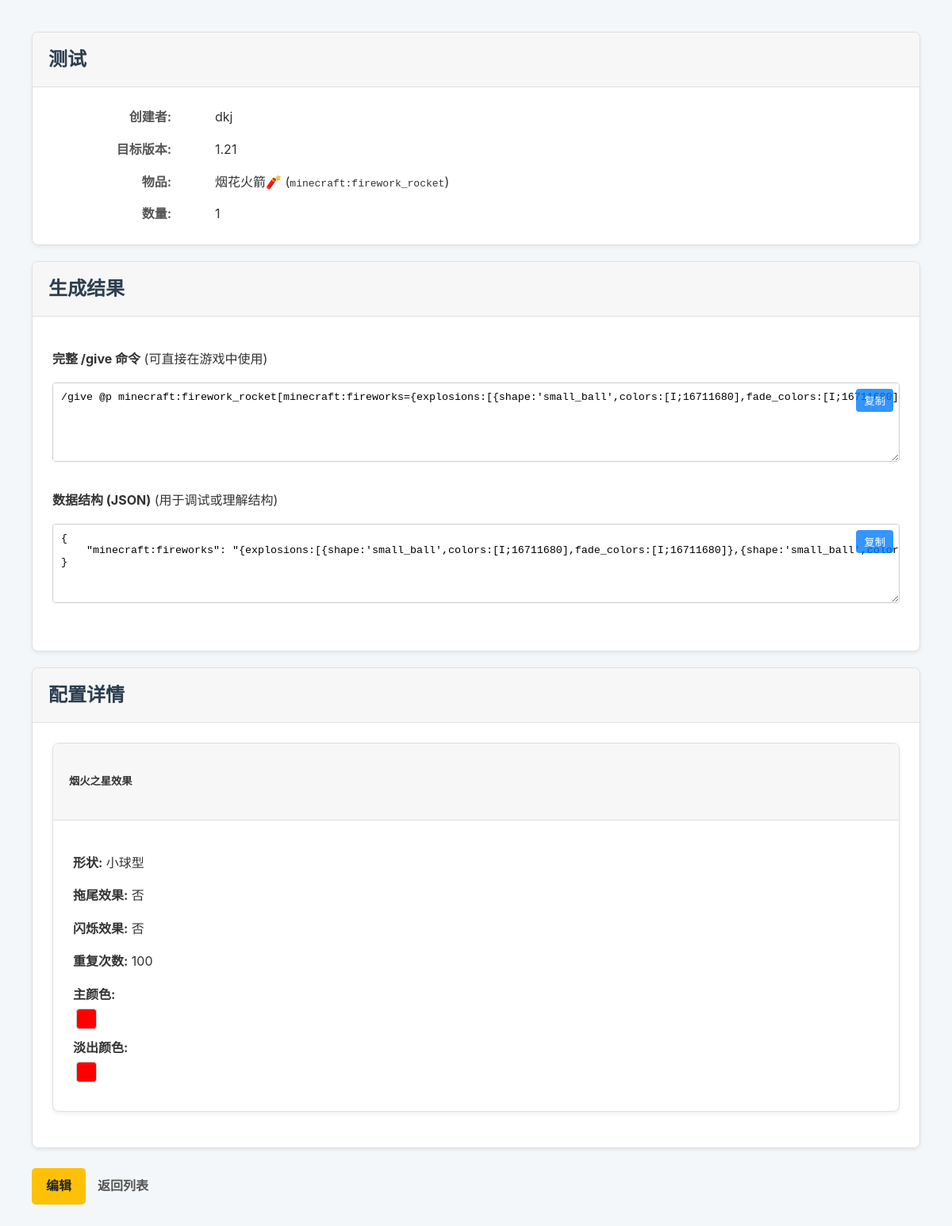
Page /MC_command/9/ (signed in) on the committed database.
### MC_command/models.py (models this page shows, shortened)
class GeneratedCommand(models.Model):
    user = models.ForeignKey(User, on_delete=models.CASCADE, related_name="commands")
    title = models.CharField(max_length=100, help_text="为这个命令配置起一个名字，方便查找")
    target_version = models.ForeignKey(MinecraftVersion, on_delete=models.PROTECT, help_text="命令生成的目标 Minecraft 版本")
    material = models.ForeignKey(Material, on_delete=models.PROTECT, null=True, blank=True, help_text="物品的材质")
    item_type = models.ForeignKey(ItemType, on_delete=models.PROTECT, null=True, blank=True, help_text="物品的基础类型")
    custom_name = models.CharField(max_length=255, blank=True, null=True, help_text="物品在游戏中的自定义名称 (支持JSON文本)")
    lore = models.TextField(blank=True, null=True, help_text="物品的描述文字 (支持JSON文本), 每行用 \\n 分隔")
    count = models.PositiveIntegerField(default=1)
    created_at = models.DateTimeField(auto_now_add=True)
    updated_at = models.DateTimeField(auto_now=True)
    @property
    def item_name(self):
        material_dn = self.material.display_name if self.material else ""
        type_dn = self.item_type.display_name if self.item_type else ""
        if material_dn and type_dn:
            return f"{material_dn} {type_dn}"
        return material_dn or type_dn
    @property
    def item_id(self):
        material_sn = self.material.system_name if self.material else ""
        type_sn = self.item_type.system_name if self.item_type else ""
        base_id = ""
        if material_sn and type_sn:
            base_id = f"{material_sn}_{type_sn}"
        else:
            base_id = material_sn or type_sn
        return f"minecraft:{base_id}" if base_id else ""
    class Meta:
        verbose_name = "物品配置"
        verbose_name_plural = "<0>完整物品配置"

class MinecraftVersion(models.Model):
    version_number = models.CharField(max_length=20, unique=True, help_text="例如 '1.20.1' 或 '1.21.4'")
    ordering_id = models.PositiveIntegerField(unique=True, help_text="用于排序和比较的版本整数ID, 例如 12001 代表 1.20.1")
    class Meta:
        ordering = ['ordering_id']
        verbose_name = "版本"
        verbose_name_plural = "<1>版本"

class ItemType(models.Model):
    system_name = models.CharField(max_length=50, unique=True, help_text="系统内部名称, e.g., 'sword'",
        null=True,  # 允许数据库中的值为 NULL
        blank=True  # 允许在表单中该字段为空
    )
    display_name = models.CharField(
        max_length=50,
        help_text="用于显示的名称, e.g., '剑'",
        null=True,  # 允许数据库中的值为 NULL
        blank=True  # 允许在表单中该字段为空
    )
    function_type = models.CharField(
        max_length=50, help_text="物品的功能分类",
        choices=[
            ('all', '普通物品'),
            ('spawn_egg', '生成蛋'),
            ('potion', '药水(箭/食物)'),
            ('written_book', '成书'),
            ('firework', '烟花火箭'),
        ],default='all', verbose_name="功能类型"
    )
    class Meta:
        verbose_name = "物品类型"
        verbose_name_plural = "<🗡>物品类型"
        ordering = ['display_name']

class AppliedFireworkExplosion(models.Model):
    SHAPE_CHOICES = [
        ('0', '小球型'), ('1', '大球型'), ('2', '星型'),
        ('3', '苦力怕脸型'), ('4', '爆裂型'), ('random', '随机形状')
    ]
    command = models.ForeignKey(
        GeneratedCommand,
        on_delete=models.CASCADE,
        related_name='firework_explosions' # 这个名称必须与 COMPONENT_REGISTRY 中的键匹配
    )
    shape = models.CharField(max_length=10, choices=SHAPE_CHOICES, default='0', verbose_name="爆炸形状")
    colors = models.CharField(max_length=200, default='[]', verbose_name="颜色", help_text='JSON 格式的颜色值列表, e.g., [16711680, 16776960] for red, yellow. Use "random" for random colors.')
    fade_colors = models.CharField(max_length=200, blank=True, default='[]', verbose_name="淡出颜色", help_text='效果消失时渐变到的颜色 (JSON 列表或 "random")')
    has_trail = models.BooleanField(default=False, verbose_name="有拖尾效果")
    has_twinkle = models.BooleanField(default=False, verbose_name="有闪烁效果")
    repeat_count = models.PositiveSmallIntegerField(default=1, verbose_name="重复次数", help_text="此爆炸效果重复多少次")
    def get_colors_list(self):
        if self.colors and self.colors != 'random':
            try:
                return json.loads(self.colors)
            except json.JSONDecodeError:
                return []
        return []
    def get_fade_colors_list(self):
        if self.fade_colors and self.fade_colors != 'random':
            try:
                return json.loads(self.fade_colors)
            except json.JSONDecodeError:
                return []
        return []
    class Meta:
        verbose_name = "烟火爆炸效果"
        verbose_name_plural = "烟火爆炸效果"

### MC_command/views.py (the view)
# urls.py: path("<int:command_id>/", views.detail, name="detail"),
@login_required
def detail(request, command_id):
    command_obj = get_object_or_404(GeneratedCommand, pk=command_id, user=request.user)
    command_context = _generate_command_context(command_obj)
    context = {
        'command': command_obj,
        'give_command_string': command_context['give_command'],
        'data_structure_json': command_context['data_json'],
    }
    return render(request, 'MC_command/detail.html', context)

### MC_command/views.py (called while the page is built)
def _generate_command_context(command: GeneratedCommand) -> dict:
    target_version_id = command.target_version.ordering_id
    base_item_id = command.item_id
    if target_version_id >= 12005: # Minecraft 1.20.5+
        data_structure = _build_component_structure(command)
        data_string = ",".join([f"{key}={value}" for key, value in data_structure.items()])
        give_command = f"/give @p {base_item_id}[{data_string}] {command.count}"
    else: # Older versions
        data_structure = _build_nbt_tag_structure(command)
        data_string = json.dumps(data_structure, separators=(',', ':')) if data_structure else ''
        give_command = f"/give @p {base_item_id}{data_string} {command.count}"
    return {
        'give_command': give_command,
        'data_json': json.dumps(data_structure, indent=4, ensure_ascii=False),
    }

def _build_component_structure(command: GeneratedCommand) -> dict:
    components = {}
    if command.custom_name:
        components['minecraft:custom_name'] = json.dumps(command.custom_name, ensure_ascii=False)
    if command.lore:
        lore_lines = [json.dumps(line, ensure_ascii=False) for line in command.lore.splitlines() if line.strip()]
        if lore_lines:
            components['minecraft:lore'] = f'[{",".join(lore_lines)}]'
    for prefix, config in COMPONENT_REGISTRY.items():
        related_manager = getattr(command, prefix)
        if related_manager.exists():
            component_part = config['generate_component'](related_manager)
            components.update(component_part)
    return components

### MC_command/templates/MC_command/detail.html (shortened to what this page needs)
{% extends 'MC_command/base.html' %}
{% block content %}
    <div class="card">
        <div class="card-header">
            <h1>{{ command.title }}</h1>
        </div>
        <div class="card-body">
            <div class="details-grid">
                <dt>创建者:</dt> <dd>{{ command.user.username }}</dd>
                <dt>目标版本:</dt> <dd>{{ command.target_version.version_number }}</dd>
                <dt>物品:</dt> <dd>{{ command.item_name }} (<code>{{ command.item_id }}</code>)</dd>
                <dt>数量:</dt> <dd>{{ command.count }}</dd>
            </div>
        </div>
    </div>
    <div class="card">
        <div class="card-header">
            <h2>生成结果</h2>
        </div>
        <div class="card-body">
            <p><strong>完整 /give 命令</strong> (可直接在游戏中使用)</p>
            <div class="textarea-container">
                <textarea id="give-command" readonly>{{ give_command_string }}</textarea>
                <button class="copy-btn" onclick="copyToClipboard('give-command')">复制</button>
            </div>
            <p><strong>数据结构 (JSON)</strong> (用于调试或理解结构)</p>
            <div class="textarea-container">
                <textarea id="data-json" readonly>{{ data_structure_json }}</textarea>
                <button class="copy-btn" onclick="copyToClipboard('data-json')">复制</button>
            </div>
        </div>
    </div>
    <div class="card">
        <div class="card-header">
            <h2>配置详情</h2>
        </div>
        <div class="card-body">
            {% if command.firework_explosions.all %}
            <div class="card mb-4">
                <div class="card-header">
                    <h5>烟火之星效果</h5>
                </div>
                <div class="card-body">
                    {% for explosion in command.firework_explosions.all %}
                    <div class="mb-3 p-2 border rounded">
                        <p class="mb-1"><strong>形状:</strong> {{ explosion.get_shape_display }}</p>
                        <p class="mb-1"><strong>拖尾效果:</strong> {{ explosion.has_trail|yesno:"是,否" }}</p>
                        <p class="mb-1"><strong>闪烁效果:</strong> {{ explosion.has_twinkle|yesno:"是,否" }}</p>
                        <p class="mb-1"><strong>重复次数:</strong> {{ explosion.repeat_count }}</p>
                        {% if explosion.colors != "[]" and explosion.colors != "" and explosion.colors != 'random' %}
                        <div class="mb-1">
                            <strong>主颜色:</strong>
                            <div class="d-flex flex-wrap">
                                {% for color in explosion.get_colors_list %}
                                    <div class="color-box" style="background-color: #{{ color|stringformat:'06x' }};" title="#{{ color|stringformat:'06x' }}"></div>
                                {% endfor %}
                            </div>
                        </div>
                        {% elif explosion.colors == 'random' %}
                        <p class="mb-1"><strong>主颜色:</strong> 随机</p>
                        {% endif %}
                        {% if explosion.fade_colors != "[]" and explosion.fade_colors != "" and explosion.fade_colors != 'random' %}
                        <div class="mb-1">
                            <strong>淡出颜色:</strong>
                            <div class="d-flex flex-wrap">
                                {% for color in explosion.get_fade_colors_list %}
                                    <div class="color-box" style="background-color: #{{ color|stringformat:'06x' }};" title="#{{ color|stringformat:'06x' }}"></div>
                                {% endfor %}
                            </div>
                        </div>
                        {% elif explosion.fade_colors == 'random' %}
                        <p class="mb-1"><strong>淡出颜色:</strong> 随机</p>
                        {% endif %}
                    </div>
                    {% endfor %}
                </div>
            </div>
            {% endif %}
        </div>
    </div>
    <div class="form-actions">
        <a href="{% url 'MC_command:edit' command.id %}" class="btn btn-edit">编辑</a>
        <a href="{% url 'MC_command:index' %}" class="cancel-link">返回列表</a>
    </div>
{% endblock %}

### MC_command/static/MC_command/style.css (style rules this page uses)
body { font-family: -apple-system, BlinkMacSystemFont, "Segoe UI", Roboto, "Helvetica Neue", Arial, sans-serif; background-color: #f4f7f9; color: #333; margin: 0; padding: 20px; line-height: 1.6; }
.btn { text-decoration: none; background-color: #007bff; color: white; padding: 10px 18px; border-radius: 5px; font-weight: bold; transition: background-color 0.2s; border: none; cursor: pointer; }
.card-body { padding: 20px; flex-grow: 1; }
.btn-edit { background-color: #ffc107; color: #212529; }
.card { background-color: #fff; border: 1px solid #e0e0e0; border-radius: 8px; box-shadow: 0 2px 5px rgba(0, 0, 0, 0.07); margin-bottom: 20px; }
.card-header { background-color: #f7f7f7; padding: 15px 20px; border-bottom: 1px solid #e0e0e0; border-radius: 8px 8px 0 0; }
.card-header h1, .card-header h2 { margin: 0; font-size: 1.5em; color: #2c3e50; }
.card-body { padding: 25px; }
.form-actions { margin-top: 25px; display: flex; align-items: center; gap: 15px; }
.cancel-link { color: #555; text-decoration: none; font-weight: bold; }
.textarea-container { position: relative; margin-bottom: 15px; min-height: 120px; }
textarea { width: 100%; box-sizing: border-box; padding: 10px; border: 1px solid #ccc; border-radius: 4px; font-family: Consolas, Monaco, 'Andale Mono', 'Ubuntu Mono', monospace; min-height: 100px; white-space: pre; word-wrap: normal; overflow-x: auto; resize: vertical; }
.copy-btn { position: absolute; top: 8px; right: 8px; background-color: #007bff; color: white; border: none; border-radius: 4px; padding: 5px 10px; cursor: pointer; opacity: 0.8; }
.details-grid { display: grid; grid-template-columns: 150px 1fr; gap: 15px; align-items: center; }
.details-grid dt { font-weight: bold; text-align: right; color: #555; }
.color-box { width: 24px; height: 24px; border-radius: 4px; border: 1px solid #ccc; margin: 4px; display: inline-block; }

### rows in the picture
GeneratedCommand: title "测试", user.username "dkj", target_version.version_number "1.21", item_name "烟花火箭🧨", item_id "minecraft:firework_rocket", count "1"
AppliedFireworkExplosion: shape "小球型", has_trail "否", has_twinkle "否", repeat_count "100"
